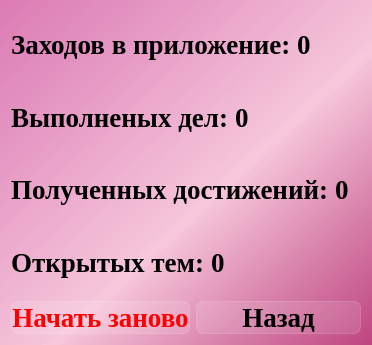
<?xml version="1.0" encoding="UTF-8"?>
<ui version="4.0">
 <class>Dialog_statistics</class>
 <widget class="QDialog" name="Dialog_statistics">
  <property name="geometry">
   <rect>
    <x>0</x>
    <y>0</y>
    <width>372</width>
    <height>345</height>
   </rect>
  </property>
  <property name="windowTitle">
   <string>Статистика</string>
  </property>
  <property name="styleSheet">
   <string notr="true">background-color: qlineargradient(spread:pad, x1:1, y1:1, x2:0, y2:0, stop:0 rgba(190, 69, 128, 255), stop:0.427447 rgba(246, 199, 219, 235), stop:1 rgba(219, 123, 181, 255));
font-family: Liberation Serif;</string>
  </property>
  <layout class="QVBoxLayout" name="verticalLayout">
   <item>
    <layout class="QHBoxLayout" name="horizontalLayout_visits">
     <item>
      <widget class="QLabel" name="label_visits">
       <property name="styleSheet">
        <string notr="true">text-align: center;
font-weight: bold;
font-size: 20pt;
background-color: none;</string>
       </property>
       <property name="text">
        <string>Заходов в приложение:</string>
       </property>
      </widget>
     </item>
     <item>
      <widget class="QLabel" name="label_count_visits">
       <property name="styleSheet">
        <string notr="true">text-align: center;
font-weight: bold;
font-size: 20pt;
background-color: none;
</string>
       </property>
       <property name="text">
        <string>0</string>
       </property>
      </widget>
     </item>
     <item>
      <spacer name="horizontalSpacer">
       <property name="orientation">
        <enum>Qt::Horizontal</enum>
       </property>
       <property name="sizeHint" stdset="0">
        <size>
         <width>40</width>
         <height>20</height>
        </size>
       </property>
      </spacer>
     </item>
    </layout>
   </item>
   <item>
    <layout class="QHBoxLayout" name="horizontalLayout_tasks">
     <item>
      <widget class="QLabel" name="label_tasks">
       <property name="styleSheet">
        <string notr="true">text-align: center;
font-weight: bold;
font-size: 20pt;
background-color: none;
border: none;</string>
       </property>
       <property name="text">
        <string>Выполненых дел:</string>
       </property>
      </widget>
     </item>
     <item>
      <widget class="QLabel" name="label_count_tasks">
       <property name="styleSheet">
        <string notr="true">text-align: center;
font-weight: bold;
font-size: 20pt;
background-color: none;
border: none;</string>
       </property>
       <property name="text">
        <string>0</string>
       </property>
      </widget>
     </item>
     <item>
      <spacer name="horizontalSpacer_2">
       <property name="orientation">
        <enum>Qt::Horizontal</enum>
       </property>
       <property name="sizeHint" stdset="0">
        <size>
         <width>40</width>
         <height>20</height>
        </size>
       </property>
      </spacer>
     </item>
    </layout>
   </item>
   <item>
    <layout class="QHBoxLayout" name="horizontalLayout_achievements">
     <item>
      <widget class="QLabel" name="label_achievements">
       <property name="styleSheet">
        <string notr="true">text-align: center;
font-weight: bold;
font-size: 20pt;
background-color: none;
border: none;</string>
       </property>
       <property name="text">
        <string>Полученных достижений:</string>
       </property>
      </widget>
     </item>
     <item>
      <widget class="QLabel" name="label_count_achievements">
       <property name="styleSheet">
        <string notr="true">text-align: center;
font-weight: bold;
font-size: 20pt;
background-color: none;
border: none;</string>
       </property>
       <property name="text">
        <string>0</string>
       </property>
      </widget>
     </item>
     <item>
      <spacer name="horizontalSpacer_3">
       <property name="orientation">
        <enum>Qt::Horizontal</enum>
       </property>
       <property name="sizeHint" stdset="0">
        <size>
         <width>40</width>
         <height>20</height>
        </size>
       </property>
      </spacer>
     </item>
    </layout>
   </item>
   <item>
    <layout class="QHBoxLayout" name="horizontalLayout_themes">
     <item>
      <widget class="QLabel" name="label_themes">
       <property name="styleSheet">
        <string notr="true">text-align: center;
font-weight: bold;
font-size: 20pt;
background-color: none;
border: none;</string>
       </property>
       <property name="text">
        <string>Открытых тем:</string>
       </property>
      </widget>
     </item>
     <item>
      <widget class="QLabel" name="label_count_themes">
       <property name="styleSheet">
        <string notr="true">text-align: center;
font-weight: bold;
font-size: 20pt;
background-color: none;
border: none;</string>
       </property>
       <property name="text">
        <string>0</string>
       </property>
      </widget>
     </item>
     <item>
      <spacer name="horizontalSpacer_4">
       <property name="orientation">
        <enum>Qt::Horizontal</enum>
       </property>
       <property name="sizeHint" stdset="0">
        <size>
         <width>40</width>
         <height>20</height>
        </size>
       </property>
      </spacer>
     </item>
    </layout>
   </item>
   <item>
    <layout class="QHBoxLayout" name="horizontalLayout">
     <item>
      <widget class="QPushButton" name="pushButton_restart_statistics">
       <property name="styleSheet">
        <string notr="true">QPushButton {
font-weight: bold;
font-size: 20pt;
text-align: center;
color: red;
background-color: rgba(255, 255, 255, 30);
border: 1px solid rgba(255, 255, 255, 40);
border-radius: 7px;
}

QPushButton:hover {
background-color: rgba(255, 255, 255, 40);
}
QPushButton:pressed {
background-color: rgba(255, 255, 255, 70);
}</string>
       </property>
       <property name="text">
        <string>Начать заново</string>
       </property>
      </widget>
     </item>
     <item>
      <widget class="QPushButton" name="pushButton_back">
       <property name="styleSheet">
        <string notr="true">QPushButton {
font-weight: bold;
font-size: 20pt;
text-align: center;
background-color: rgba(255, 255, 255, 30);
border: 1px solid rgba(255, 255, 255, 40);
border-radius: 7px;
}

QPushButton:hover {
background-color: rgba(255, 255, 255, 40);
}
QPushButton:pressed {
background-color: rgba(255, 255, 255, 70);
}</string>
       </property>
       <property name="text">
        <string>Назад</string>
       </property>
      </widget>
     </item>
    </layout>
   </item>
  </layout>
 </widget>
 <resources/>
 <connections/>
</ui>
